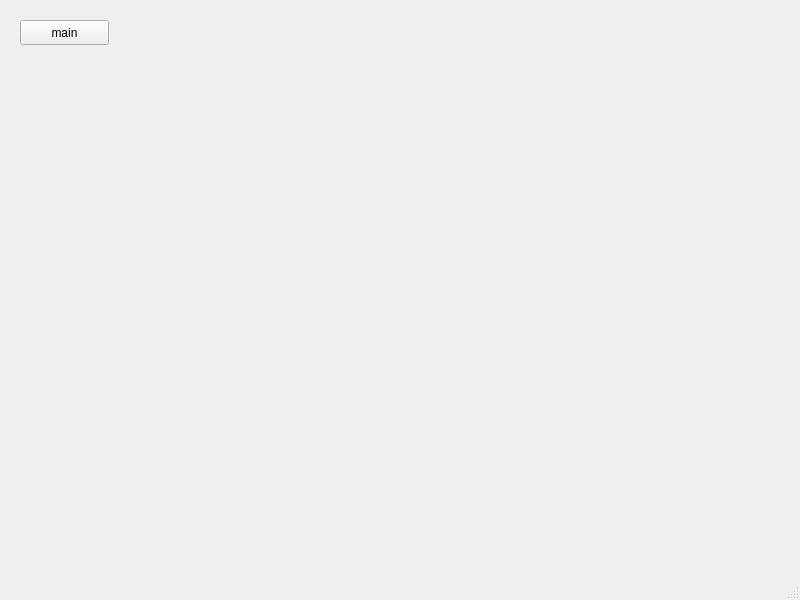
<?xml version="1.0" encoding="UTF-8"?>
<ui version="4.0">
 <class>MainWindow</class>
 <widget class="QMainWindow" name="MainWindow">
  <property name="geometry">
   <rect>
    <x>0</x>
    <y>0</y>
    <width>800</width>
    <height>600</height>
   </rect>
  </property>
  <property name="windowTitle">
   <string>MainWindow</string>
  </property>
  <widget class="QWidget" name="centralwidget">
   <widget class="QPushButton" name="btn_main">
    <property name="geometry">
     <rect>
      <x>20</x>
      <y>20</y>
      <width>89</width>
      <height>25</height>
     </rect>
    </property>
    <property name="text">
     <string>main</string>
    </property>
   </widget>
  </widget>
  <widget class="QMenuBar" name="menubar">
   <property name="geometry">
    <rect>
     <x>0</x>
     <y>0</y>
     <width>800</width>
     <height>22</height>
    </rect>
   </property>
  </widget>
  <widget class="QStatusBar" name="statusbar"/>
 </widget>
 <resources/>
 <connections>
  <connection>
   <sender>btn_main</sender>
   <signal>clicked()</signal>
   <receiver>MainWindow</receiver>
   <slot>testclick()</slot>
   <hints>
    <hint type="sourcelabel">
     <x>76</x>
     <y>58</y>
    </hint>
    <hint type="destinationlabel">
     <x>199</x>
     <y>513</y>
    </hint>
   </hints>
  </connection>
 </connections>
 <slots>
  <slot>testclick()</slot>
 </slots>
</ui>
